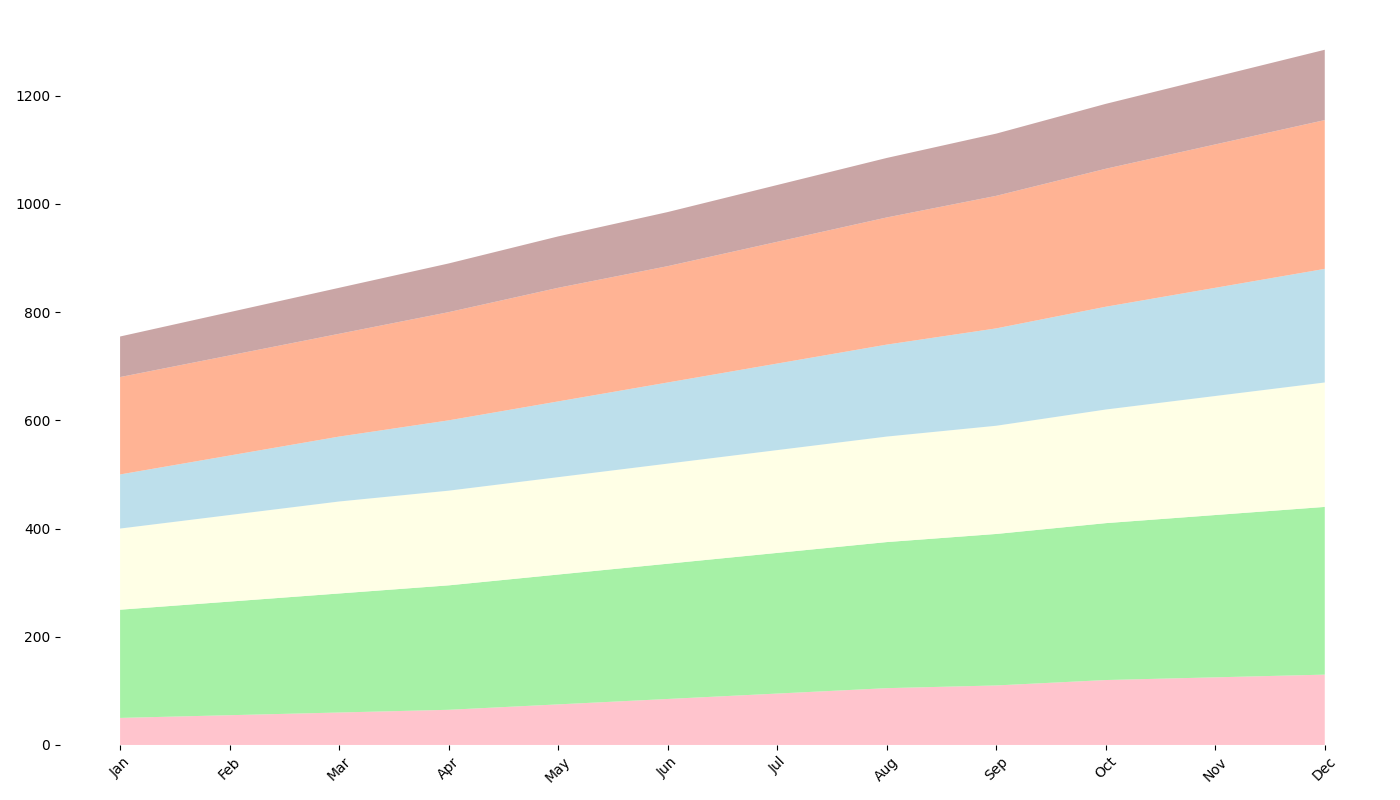

Reproduce this figure in Python.
import matplotlib.pyplot as plt
import numpy as np

months = ['Jan', 'Feb', 'Mar', 'Apr', 'May', 'Jun', 'Jul', 'Aug', 'Sep', 'Oct', 'Nov', 'Dec']
smart_meters_traffic = [50, 55, 60, 65, 75, 85, 95, 105, 110, 120, 125, 130]
security_cameras_traffic = [200, 210, 220, 230, 240, 250, 260, 270, 280, 290, 300, 310]
connected_vehicles_traffic = [150, 160, 170, 175, 180, 185, 190, 195, 200, 210, 220, 230]
smart_home_traffic = [100, 110, 120, 130, 140, 150, 160, 170, 180, 190, 200, 210]
industrial_iot_traffic = [180, 185, 190, 200, 210, 215, 225, 235, 245, 255, 265, 275]
wearable_devices_traffic = [75, 80, 85, 90, 95, 100, 105, 110, 115, 120, 125, 130]

fig, ax = plt.subplots(figsize=(14, 8))

traffic_data = np.vstack([smart_meters_traffic, security_cameras_traffic, connected_vehicles_traffic, 
                          smart_home_traffic, industrial_iot_traffic, wearable_devices_traffic])
ax.stackplot(months, traffic_data, colors=['#FFB6C1', '#90EE90', '#FFFFE0', '#ADD8E6', '#FFA07A', '#BC8F8F'], alpha=0.8)

plt.xticks(rotation=45)

fig.patch.set_visible(False)
ax.spines['top'].set_visible(False)
ax.spines['right'].set_visible(False)
ax.spines['left'].set_visible(False)
ax.spines['bottom'].set_visible(False)

plt.tight_layout()
plt.show()
